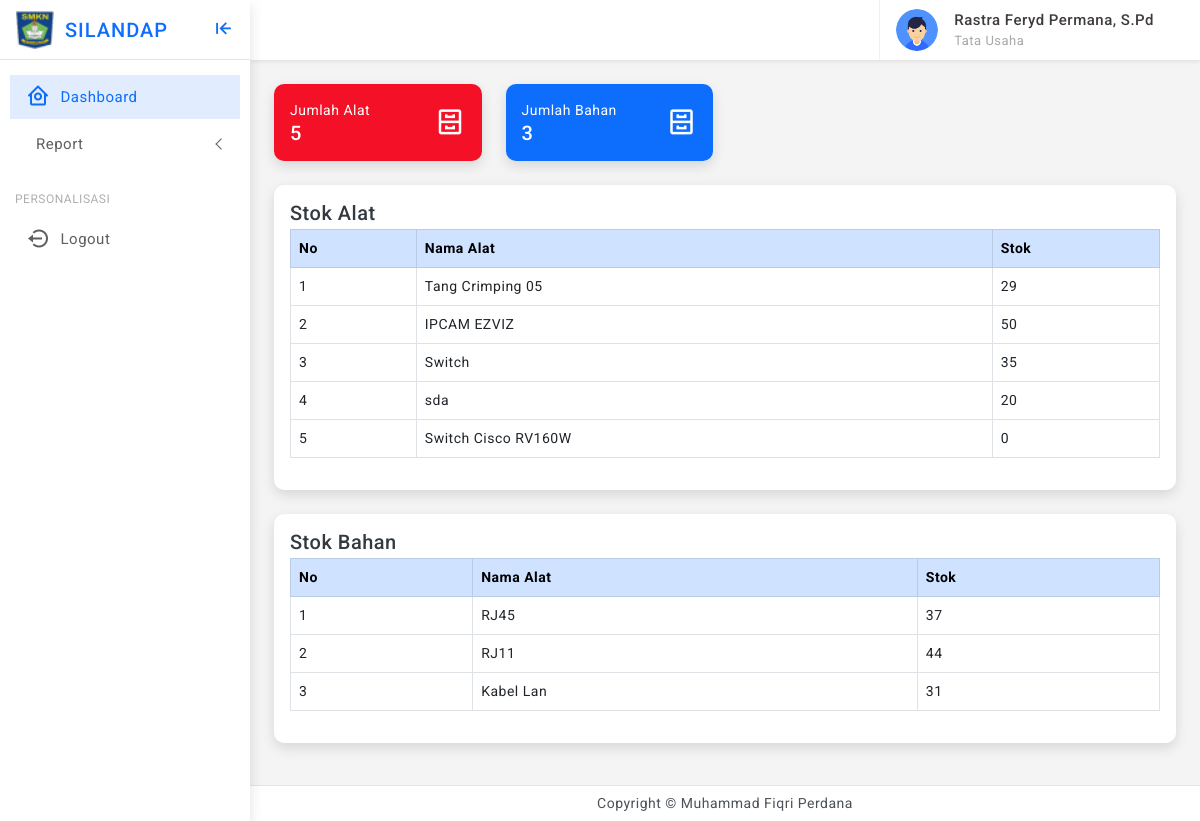
Page /tu/index.php (signed in) on the earlier database version.
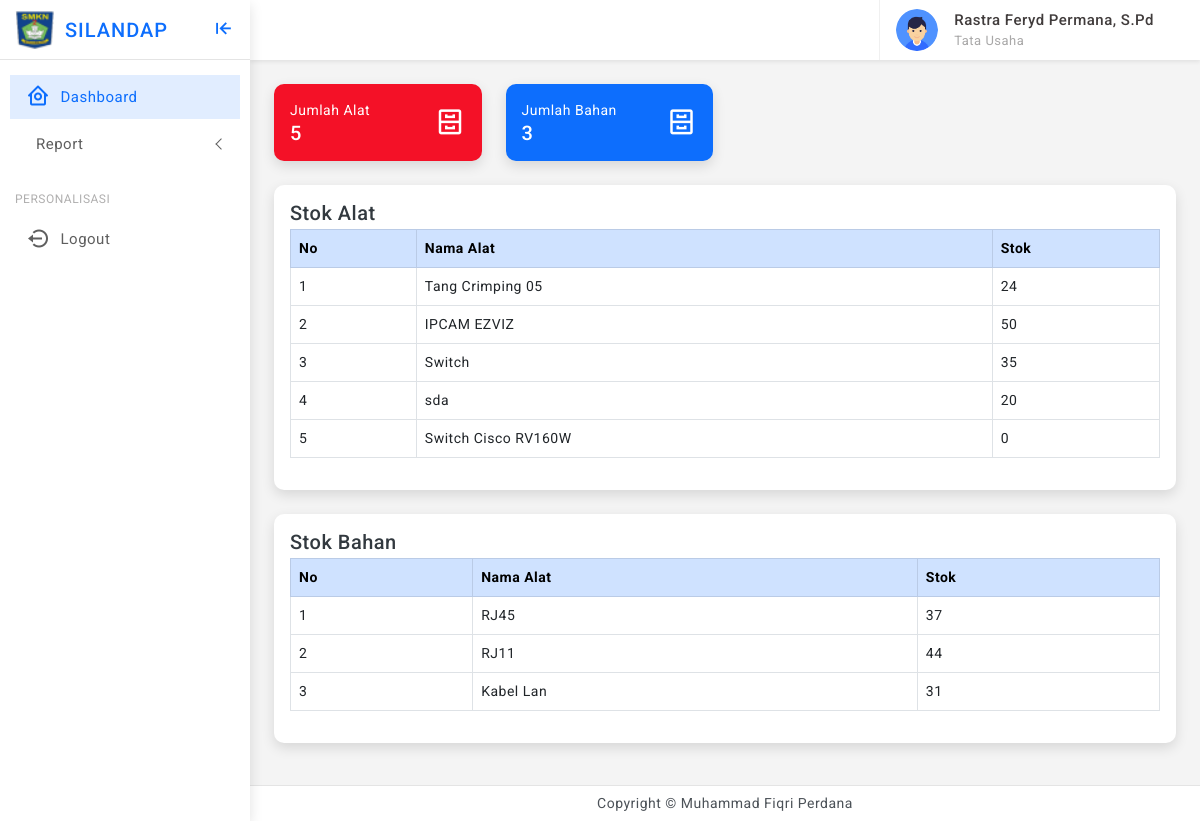
Same page on the later database version.
### tables this page shows
CREATE TABLE `tbl_barang` (
  `id_barang` int(11) NOT NULL,
  `kode_barang` varchar(50) NOT NULL,
  `nama_barang` varchar(100) NOT NULL,
  `kategori` varchar(25) NOT NULL,
  `kondisi` varchar(25) NOT NULL,
  `stok` int(11) NOT NULL,
  `foto` varchar(255) NOT NULL,
  `kepemilikan` varchar(100) NOT NULL
);

### tu/index.php (the view, shortened to what the changed rows need)
<?php
include "../koneksi.php";
?>
<!doctype html>
<html lang="en" class="">
<head>
    <link href="../assets/plugins/simplebar/css/simplebar.css" rel="stylesheet" />
    <link href="../assets/plugins/perfect-scrollbar/css/perfect-scrollbar.css" rel="stylesheet" />
    <link href="../assets/plugins/highcharts/css/highcharts.css" rel="stylesheet" />
    <link href="../assets/plugins/vectormap/jquery-jvectormap-2.0.2.css" rel="stylesheet" />
    <link href="../assets/plugins/metismenu/css/metisMenu.min.css" rel="stylesheet" />
    <link href="../assets/css/pace.min.css" rel="stylesheet" />
    <link href="../assets/css/bootstrap.min.css" rel="stylesheet">
    <link href="../assets/css/app.css" rel="stylesheet">
    <link href="../assets/css/icons.css" rel="stylesheet">
    <link rel="stylesheet" href="../assets/css/dark-theme.css" />
    <link rel="stylesheet" href="../assets/css/semi-dark.css" />
    <link rel="stylesheet" href="../assets/css/header-colors.css" />
</head>
<body>
    <div class="wrapper">
        <div class="page-wrapper">
            <div class="page-content">
                <div class="row">
                    <div class="col">
                        <div class="card radius-10 mb-4">
                            <div class="card-body">
                                <?php
                                $quer_alat2 = "SELECT * FROM tbl_barang WHERE kategori='Alat' LIMIT 5";
                                $result_alat2 = mysqli_query($conn, $quer_alat2);
                                ?>
                                <div class="table-responsive">
                                    <table class="table table-hover table-bordered">
                                        <thead class="table-primary">
                                            <tr>
                                                <th>No</th>
                                                <th>Nama Alat</th>
                                                <th>Stok</th>
                                            </tr>
                                        </thead>
                                        <tbody>
                                            <?php
                                            $no = 1;
                                            while ($row_alat2 = mysqli_fetch_assoc($result_alat2)) { ?>
                                            <tr>
                                                <td><?php echo $no++ ?></td>
                                                <td><?php echo $row_alat2["nama_barang"] ?></td>
                                                <td><?php echo $row_alat2["stok"] ?></td>
                                            </tr>
                                            <?php } ?>
                                        </tbody>
                                    </table>
                                </div>
                            </div>
                        </div>
                    </div>
                </div>
                <div class="row">
                    <div class="col">
                        <div class="card radius-10 mb-4">
                            <div class="card-body">
                                <div class="table-responsive">
                                    <table class="table table-hover table-bordered">
                                        <thead class="table-primary">
                                            <tr>
                                                <th>No</th>
                                                <th>Nama Alat</th>
                                                <th>Stok</th>
                                            </tr>
                                        </thead>
                                    </table>
                                </div>
                            </div>
                        </div>
                    </div>
                </div>
            </div>
        </div>
    </div>
</body>
</html>

Differences in the rows shown:
changed tbl_barang "Tang Crimping 05": stok "29" → "24"
